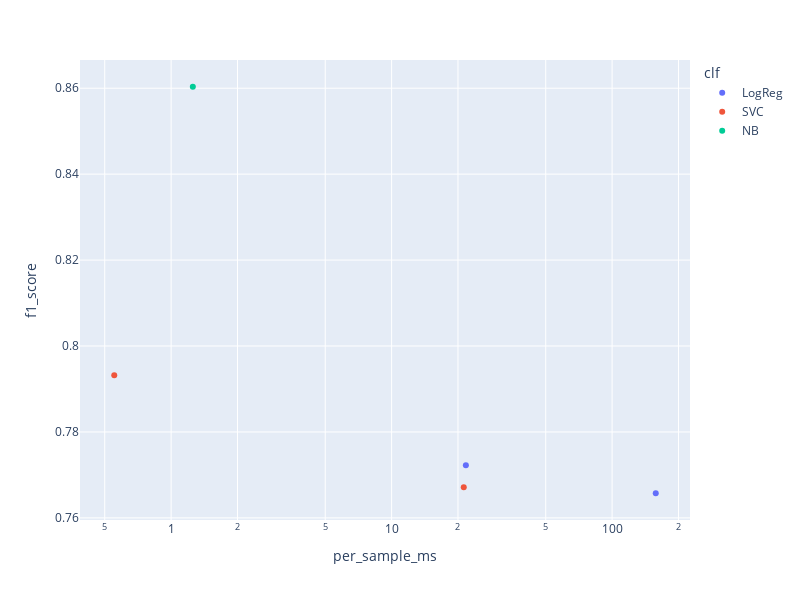

Notebook cell for this chart:
### Markdown cell above
Соотношение оценок валидации и обучения позволяет оценить обобщающую способность каждой модели. Соотношение, близкое к 1, указывает на хорошую обобщающую способность.

Судя по результатам, модель **TFIDF_NB** достигла наивысшей точности валидации (85,6%) и взвешенной оценки F1 (85,8%) при небольшом размере модели (5,25 МБ).
Использование более крупной модели векторизации в **SBERT_LogReg** (относительно minisbert_LogReg) не принесло желаемого увеличения в метриках, модель только стала больше по объёму.

По какой-то причине использование более сложных методов векторизации не привело к улучшению метрик, и в изученном пространстве моделей и их параметров лучшим пайплайном оказалось использование векторизации TfIdf и метода Наивного Байеса для классификации.

### Code cell
import plotly.express as px

# df: your summary dataframe with columns 'model_size_mb_train' and 'val_accuracy'
fig = px.scatter(
    results_df,
    x='per_sample_ms',
    y='f1_score',
    # size='model_size_mb',
    color='clf',
    hover_data=['experiment'],  # show name on hover


)
fig.update_xaxes(type="log")
fig.update_layout(width=800, height=600)
fig.show()

### Figure 1 — Plotly figure (JSON) as saved in the notebook; plotly's stock layout.template omitted (floating-point values rounded to 4 significant figures)
{"data": [{"customdata": [["minisbert_LogReg"], ["SBERT_LogReg"]], "hovertemplate": "clf=LogReg<br>per_sample_ms=%{x}<br>f1_score=%{y}<br>experiment=%{customdata[0]}<extra></extra>", "legendgroup": "LogReg", "marker": {"color": "#636efa", "symbol": "circle"}, "mode": "markers", "name": "LogReg", "orientation": "v", "showlegend": true, "x": [21.72, 157.7], "xaxis": "x", "y": [0.7723, 0.7657], "yaxis": "y", "type": "scatter"}, {"customdata": [["sbert_SVC"], ["TFIDF_SVC"]], "hovertemplate": "clf=SVC<br>per_sample_ms=%{x}<br>f1_score=%{y}<br>experiment=%{customdata[0]}<extra></extra>", "legendgroup": "SVC", "marker": {"color": "#EF553B", "symbol": "circle"}, "mode": "markers", "name": "SVC", "orientation": "v", "showlegend": true, "x": [21.24, 0.5523], "xaxis": "x", "y": [0.7671, 0.7932], "yaxis": "y", "type": "scatter"}, {"customdata": [["TFIDF_NB"]], "hovertemplate": "clf=NB<br>per_sample_ms=%{x}<br>f1_score=%{y}<br>experiment=%{customdata[0]}<extra></extra>", "legendgroup": "NB", "marker": {"color": "#00cc96", "symbol": "circle"}, "mode": "markers", "name": "NB", "orientation": "v", "showlegend": true, "x": [1.255], "xaxis": "x", "y": [0.8603], "yaxis": "y", "type": "scatter"}], "layout": {"xaxis": {"anchor": "y", "domain": [0.0, 1.0], "title": {"text": "per_sample_ms"}, "type": "log"}, "yaxis": {"anchor": "x", "domain": [0.0, 1.0], "title": {"text": "f1_score"}}, "legend": {"title": {"text": "clf"}, "tracegroupgap": 0}, "margin": {"t": 60}, "width": 800, "height": 600}}
